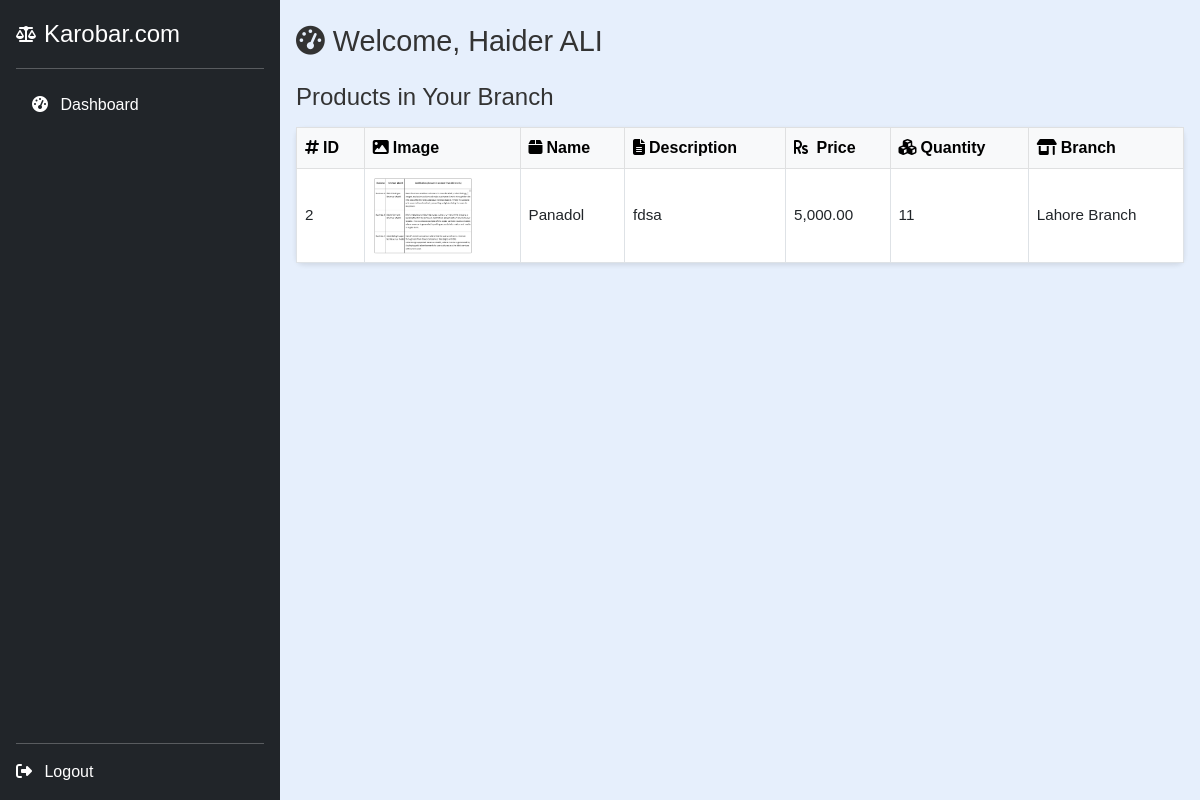
/manager/manager_dashboard.php (signed in), run on the app's committed database.
### tables this page shows
CREATE TABLE `products` (
  `id` int(11) NOT NULL,
  `branch_id` int(11) NOT NULL,
  `barcode_id` varchar(50) NOT NULL,
  `name` varchar(255) NOT NULL,
  `description` text DEFAULT NULL,
  `price` decimal(10,2) NOT NULL DEFAULT 0.00,
  `quantity` int(11) NOT NULL DEFAULT 0,
  `image` varchar(255) DEFAULT NULL,
  `created_at` datetime DEFAULT current_timestamp(),
  `category_id` int(11) NOT NULL,
  `unit` varchar(50) NOT NULL
);

CREATE TABLE `branches` (
  `id` int(11) NOT NULL,
  `owner_id` int(11) NOT NULL,
  `name` varchar(255) NOT NULL,
  `location` varchar(255) NOT NULL,
  `created_at` datetime DEFAULT current_timestamp()
);

### manager/manager_dashboard.php (the view, shortened to what this page needs)
<?php
include('../config.php');
$manager_id = $_SESSION["id"];
$sql_manager = "SELECT full_name, email, branch_id FROM managers WHERE id = ?";
$stmt_manager = mysqli_prepare($conn, $sql_manager);
mysqli_stmt_bind_param($stmt_manager, "i", $manager_id);
mysqli_stmt_execute($stmt_manager);
mysqli_stmt_bind_result($stmt_manager, $full_name, $email, $branch_id);
$sql_products = "SELECT p.id, p.name, p.description, p.price, p.quantity, p.image, b.name AS branch_name
                 FROM products p
                 LEFT JOIN branches b ON p.branch_id = b.id
                 WHERE p.branch_id = ?
                 ORDER BY p.created_at DESC";
$stmt_products = mysqli_prepare($conn, $sql_products);
mysqli_stmt_bind_param($stmt_products, "i", $branch_id);
mysqli_stmt_execute($stmt_products);
$result_products = mysqli_stmt_get_result($stmt_products);
?>
<!DOCTYPE html>
<html lang="en">
<head>
    <link href="https://cdn.jsdelivr.net/npm/bootstrap@5.3.0/dist/css/bootstrap.min.css" rel="stylesheet" />
    <link href="https://cdnjs.cloudflare.com/ajax/libs/font-awesome/6.6.0/css/all.min.css" rel="stylesheet" />
</head>
<body>
    <?php include('manager_sidebar.php'); ?>
    <div class="container py-4">
        <h2 class="mb-4"><i class="fas fa-tachometer-alt me-2"></i>Welcome, <?php echo htmlspecialchars($full_name); ?></h2>
        <h4>Products in Your Branch</h4>
        <table class="table table-bordered table-hover align-middle">
            <thead class="table-light">
                <tr>
                    <th><i class="fas fa-hashtag me-1"></i>ID</th>
                    <th><i class="fas fa-image me-1"></i>Image</th>
                    <th><i class="fas fa-box me-1"></i>Name</th>
                    <th><i class="fas fa-file-alt me-1"></i>Description</th>
                    <th><i class="fas fa-rupee-sign me-1"></i> Price</th>
                    <th><i class="fas fa-cubes me-1"></i>Quantity</th>
                    <th><i class="fas fa-store-alt me-1"></i>Branch</th>
                </tr>
            </thead>
            <tbody>
                <?php if ($result_products && mysqli_num_rows($result_products) > 0): ?>
                    <?php while ($row = mysqli_fetch_assoc($result_products)): ?>
                        <tr>
                            <td><?php echo $row['id']; ?></td>
                            <td>
                                <?php if ($row['image']): ?>
                                    <img src="../owner/images/<?php echo htmlspecialchars($row['image']); ?>" alt="Product Image" class="product-image" />
                                <?php else: ?>
                                    <span class="no-image">No image</span>
                                <?php endif; ?>
                            </td>
                            <td><?php echo htmlspecialchars($row['name']); ?></td>
                            <td><?php echo htmlspecialchars($row['description']); ?></td>
                            <td><?php echo number_format($row['price'], 2); ?></td>
                            <td><?php echo (int)$row['quantity']; ?></td>
                            <td><?php echo htmlspecialchars($row['branch_name'] ?: 'N/A'); ?></td>
                        </tr>
                    <?php endwhile; ?>
                <?php else: ?>
                    <tr><td colspan="7" class="text-center">No products found in your branch.</td></tr>
                <?php endif; ?>
            </tbody>
        </table>
    </div>
</body>
</html>

### manager/manager_dashboard.php (style rules this page uses)
body { background-color: #e6effc; font-family: Arial, sans-serif; margin-left: 280px; }
.container { padding: 2rem 1rem; }
h2 { color: #333; font-size: clamp(1.4rem, 4vw, 1.8rem); margin-bottom: 1.5rem; }
h4 { color: #333; font-size: clamp(1.2rem, 3vw, 1.5rem); margin-bottom: 1rem; }
.table { background-color: #fff; border-radius: 8px; box-shadow: 0 2px 5px rgba(0, 0, 0, 0.1); }
.table th { background-color: #f8f9fa; font-size: clamp(0.9rem, 2.5vw, 1rem); }
.table td { font-size: clamp(0.85rem, 2.5vw, 0.95rem); }
.product-image { max-width: 100px; max-height: 80px; object-fit: contain; border-radius: 4px; }

### data on the page
products: id "2", image (picture), name "Panadol", description "fdsa", price "5,000.00", quantity "11", branch.name "Lahore Branch"

### other printed values
$full_name "Haider ALI"
